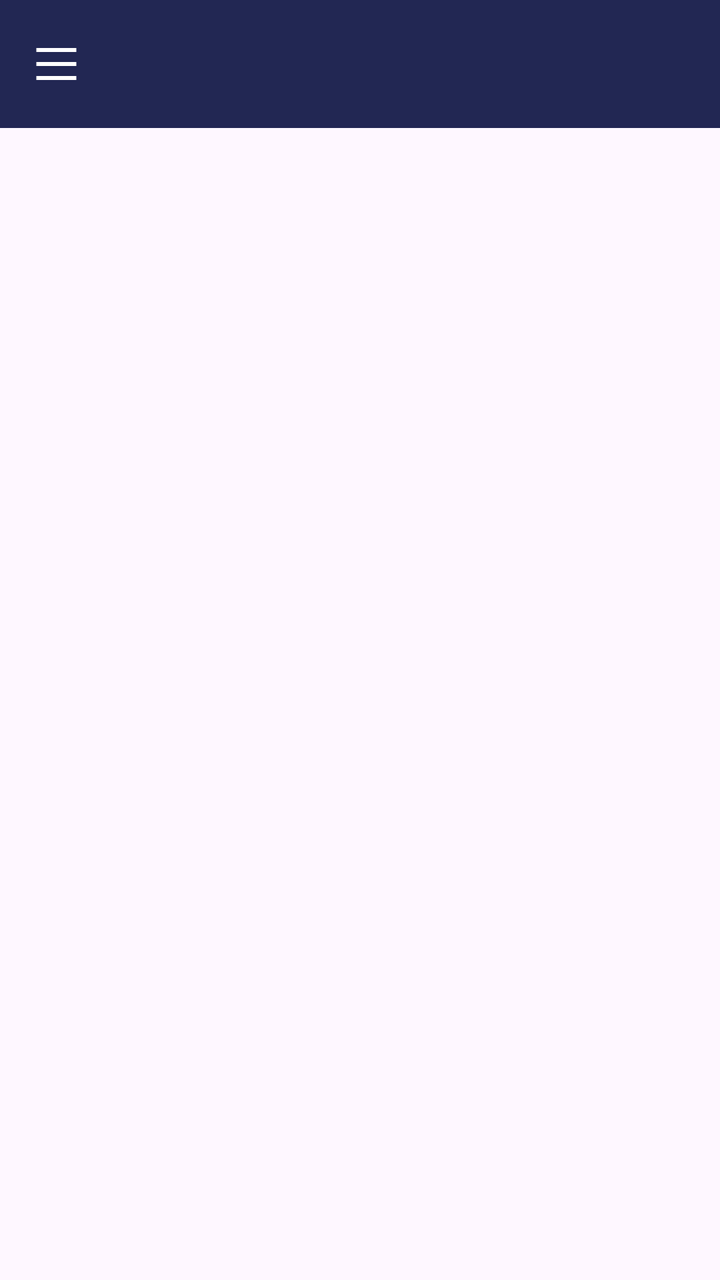
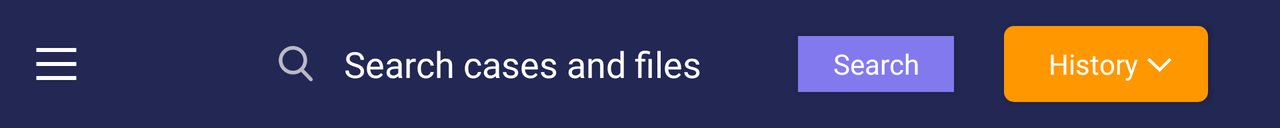

First picture: res/layout/ on a phone held upright. Second picture: the repository's own variant of that layout, on a device whose configuration matches the variant's folder. Source for both follows.
<!-- AndroidManifest.xml: application theme Theme.Prime -->
<!-- res/layout/toolbar.xml -->
<?xml version="1.0" encoding="utf-8"?>
<com.google.android.material.appbar.AppBarLayout xmlns:android="http://schemas.android.com/apk/res/android"
    android:layout_width="match_parent"
    android:layout_height="match_parent"
    xmlns:app="http://schemas.android.com/apk/res-auto">

    <com.google.android.material.appbar.MaterialToolbar
        android:layout_width="match_parent"
        android:layout_height="?attr/actionBarSize"
        android:background="@color/main_purple"
        app:navigationIcon="@drawable/ic_harmburger">

        <TextView
            android:layout_width="wrap_content"
            android:layout_height="wrap_content" />

    </com.google.android.material.appbar.MaterialToolbar>

</com.google.android.material.appbar.AppBarLayout>
<!-- resources referenced by this layout -->
<resources>
  <color name="main_purple">#222753</color>
  <!-- drawable ic_harmburger (drawable) -->
  <vector xmlns:android="http://schemas.android.com/apk/res/android"
      android:width="21dp"
      android:height="16dp"
      android:viewportWidth="21"
      android:viewportHeight="16">
    <path
        android:pathData="M0.5,1H20.5"
        android:strokeWidth="2"
        android:fillColor="@color/white"
        android:strokeColor="@color/white"/>
    <path
        android:pathData="M0.5,8H20.5"
        android:strokeWidth="2"
        android:fillColor="@color/white"
        android:strokeColor="@color/white"/>
    <path
        android:pathData="M0.5,15H20.5"
        android:strokeWidth="2"
        android:fillColor="@color/white"
        android:strokeColor="@color/white"/>
  </vector>
  <style name="Theme.Prime" parent="Theme.Material3.Light.NoActionBar">
          
          <item name="fontFamily">@font/work_sans</item>
          <item name="android:statusBarColor" tools:targetApi="lollipop">@color/main_purple</item>
  
      </style>
  <color name="white">#FFFFFFFF</color>
</resources>
<!-- res/layout-land/toolbar.xml (the repository's variant of the layout above) -->
<!-- drawn on the phone turned sideways -->
<?xml version="1.0" encoding="utf-8"?>
<com.google.android.material.appbar.AppBarLayout xmlns:android="http://schemas.android.com/apk/res/android"
    xmlns:tools="http://schemas.android.com/tools"
    android:layout_width="match_parent"
    android:layout_height="wrap_content"
    android:id="@+id/appBarLayout"
    xmlns:app="http://schemas.android.com/apk/res-auto">

    <com.google.android.material.appbar.MaterialToolbar
        android:layout_width="match_parent"
        android:id="@+id/toolbar"
        android:layout_height="?attr/actionBarSize"
        android:background="@color/main_purple"
        app:navigationIcon="@drawable/ic_harmburger"
        app:navigationIconTint="@color/white">

        <ImageView
            android:layout_width="wrap_content"
            android:layout_height="wrap_content"
            android:src="@drawable/ic_logo_text"
            android:contentDescription="@string/app_name"
            android:layout_marginStart="@dimen/items_spacing_toolbar_large"/>


        <androidx.constraintlayout.widget.ConstraintLayout
            android:layout_width="wrap_content"
            android:layout_height="wrap_content"
            android:layout_marginStart="@dimen/items_spacing_toolbar_large">

            <EditText
                android:id="@+id/et_search"
                android:layout_width="@dimen/edit_text_search_width"
                android:layout_height="@dimen/edit_text_search_height"
                android:layout_centerInParent="true"
                android:autofillHints="name"
                android:background="@color/edit_text_search"
                android:drawableStart="@drawable/ic_search"
                android:drawablePadding="@dimen/edit_text_spacing"
                android:hint="@string/search_cases_and_files"
                android:inputType="text"
                android:textColor="@color/white"
                android:paddingStart="@dimen/edit_text_spacing"
                android:textColorHint="@color/grey"
                app:layout_constraintBottom_toBottomOf="parent"
                app:layout_constraintEnd_toEndOf="parent"
                app:layout_constraintStart_toStartOf="parent"
                app:layout_constraintTop_toTopOf="parent"
                tools:ignore="RtlSymmetry">

            </EditText>

            <androidx.appcompat.widget.AppCompatButton
                android:id="@+id/btn_clear"
                android:layout_width="@dimen/edit_text_button_search_width"
                android:layout_height="@dimen/edit_text_button_search_height"
                android:layout_centerVertical="true"
                android:background="@color/btn_search"
                android:text="@string/search"
                android:textAllCaps="false"
                android:textAlignment="center"
                android:layout_marginEnd="5dp"
                android:textColor="@color/white"
                app:layout_constraintBottom_toBottomOf="parent"
                app:layout_constraintEnd_toEndOf="parent"
                app:layout_constraintTop_toTopOf="parent" />

        </androidx.constraintlayout.widget.ConstraintLayout>


        <androidx.appcompat.widget.AppCompatButton
            android:layout_width="@dimen/btn_history_width"
            android:layout_height="@dimen/btn_history_height"
            android:background="@drawable/btn_with_border_radius"
            android:text="@string/history"
            android:textAllCaps="false"
            android:textColor="@color/white"
            android:drawableEnd="@drawable/ic_caret_down"
            android:paddingEnd="18dp"
            android:paddingStart="18dp"
            android:layout_marginStart="@dimen/items_spacing_toolbar_small">

        </androidx.appcompat.widget.AppCompatButton>


        <androidx.constraintlayout.widget.ConstraintLayout
            android:layout_width="50dp"
            android:layout_height="50dp"
            android:layout_gravity="end"
            android:layout_marginEnd="@dimen/items_spacing_toolbar_large"
            android:background="@drawable/circle">

            <ImageView
                android:layout_width="@dimen/toolbar_user_width"
                android:layout_height="@dimen/toolbar_user_height"
                android:src="@drawable/ic_user"
                android:contentDescription="@string/user_profile"
                app:layout_constraintBottom_toBottomOf="parent"
                app:layout_constraintEnd_toEndOf="parent"
                app:layout_constraintStart_toStartOf="parent"
                app:layout_constraintTop_toTopOf="parent" />

        </androidx.constraintlayout.widget.ConstraintLayout>

    </com.google.android.material.appbar.MaterialToolbar>

</com.google.android.material.appbar.AppBarLayout>
<!-- resources referenced by the variant -->
<!-- as the phone turned sideways resolves them -->
<resources>
  <color name="btn_search">#8379EE</color>
  <color name="main_purple">#222753</color>
  <color name="white">#FFFFFFFF</color>
  <dimen name="btn_history_height">38dp</dimen>
  <dimen name="btn_history_width">102dp</dimen>
  <dimen name="edit_text_button_search_height">28dp</dimen>
  <dimen name="edit_text_button_search_width">78dp</dimen>
  <dimen name="edit_text_search_height">38dp</dimen>
  <dimen name="edit_text_search_width">358dp</dimen>
  <dimen name="edit_text_spacing">15dp</dimen>
  <dimen name="items_spacing_toolbar_large">34dp</dimen>
  <dimen name="items_spacing_toolbar_small">20dp</dimen>
  <dimen name="toolbar_user_height">30dp</dimen>
  <dimen name="toolbar_user_width">30dp</dimen>
  <!-- drawable btn_with_border_radius (drawable) -->
  <?xml version="1.0" encoding="utf-8"?>
  <shape xmlns:android="http://schemas.android.com/apk/res/android"
      android:shape="rectangle">
      
      <solid android:color="@color/main_orange"/>
      <corners android:radius="5dp"/>
  </shape>
  <!-- drawable circle (drawable) -->
  <?xml version="1.0" encoding="utf-8"?>
  <shape xmlns:android="http://schemas.android.com/apk/res/android"
      android:shape="oval">
  
      <solid android:color="@color/user_circle"/>
  
  </shape>
  <!-- drawable ic_caret_down (drawable) -->
  <vector xmlns:android="http://schemas.android.com/apk/res/android"
      android:width="13dp"
      android:height="8dp"
      android:viewportWidth="13"
      android:viewportHeight="8">
    <path
        android:pathData="M1.1699,1.4999L6.8299,6.8999L12.2299,1.4999"
        android:strokeWidth="1.5"
        android:fillColor="#00000000"
        android:strokeColor="#ffffff"/>
  </vector>
  <!-- drawable ic_harmburger (drawable) -->
  <vector xmlns:android="http://schemas.android.com/apk/res/android"
      android:width="21dp"
      android:height="16dp"
      android:viewportWidth="21"
      android:viewportHeight="16">
    <path
        android:pathData="M0.5,1H20.5"
        android:strokeWidth="2"
        android:fillColor="@color/white"
        android:strokeColor="@color/white"/>
    <path
        android:pathData="M0.5,8H20.5"
        android:strokeWidth="2"
        android:fillColor="@color/white"
        android:strokeColor="@color/white"/>
    <path
        android:pathData="M0.5,15H20.5"
        android:strokeWidth="2"
        android:fillColor="@color/white"
        android:strokeColor="@color/white"/>
  </vector>
  <string name="app_name">Prime</string>
  <string name="history">History</string>
  <string name="search">Search</string>
  <string name="search_cases_and_files">Search cases and files</string>
  <string name="user_profile">User Profile</string>
  <style name="Theme.Prime" parent="Theme.Material3.Light.NoActionBar">
          
          <item name="fontFamily">@font/work_sans</item>
          <item name="android:statusBarColor" tools:targetApi="lollipop">@color/main_purple</item>
  
      </style>
  <color name="main_orange">#FF9700</color>
</resources>
